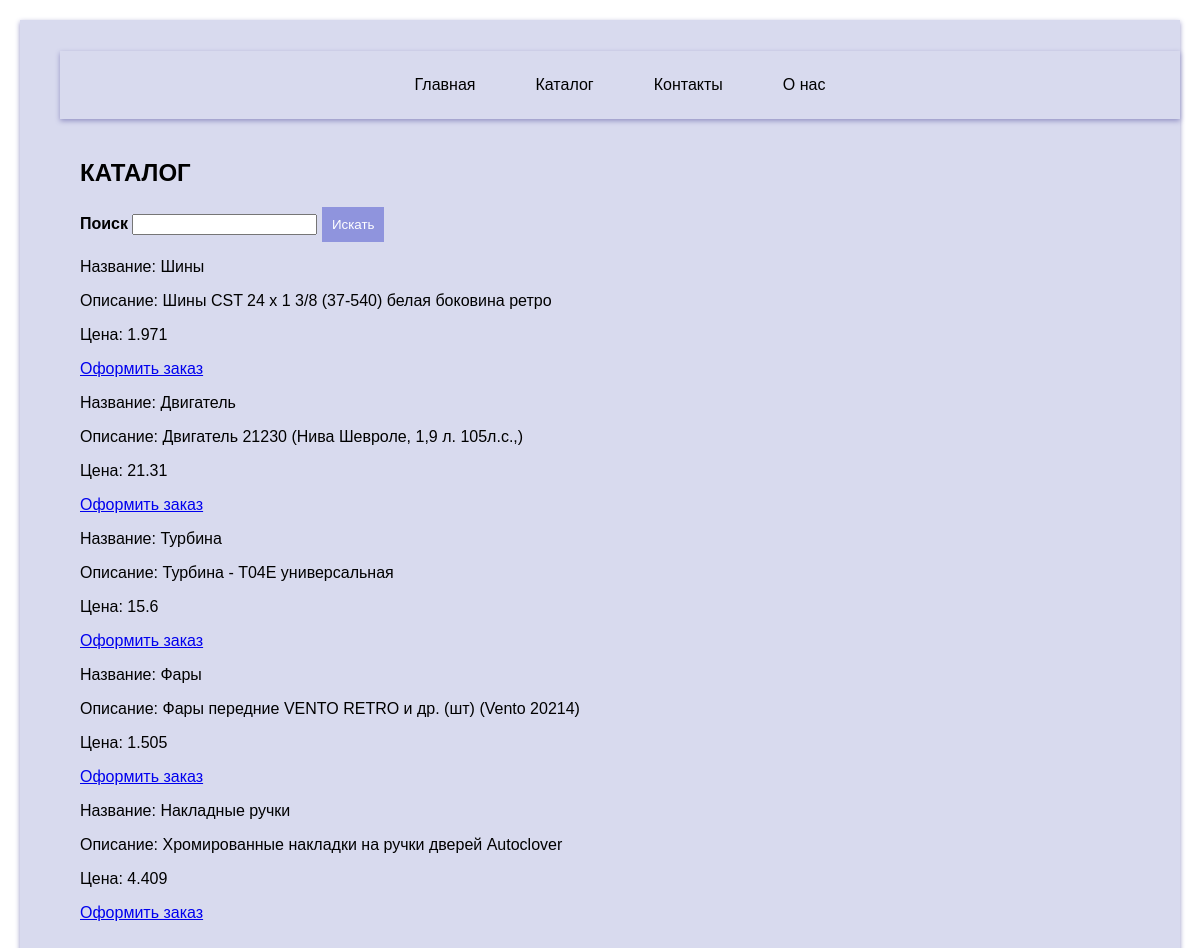
The app's page /catalog/, older data.
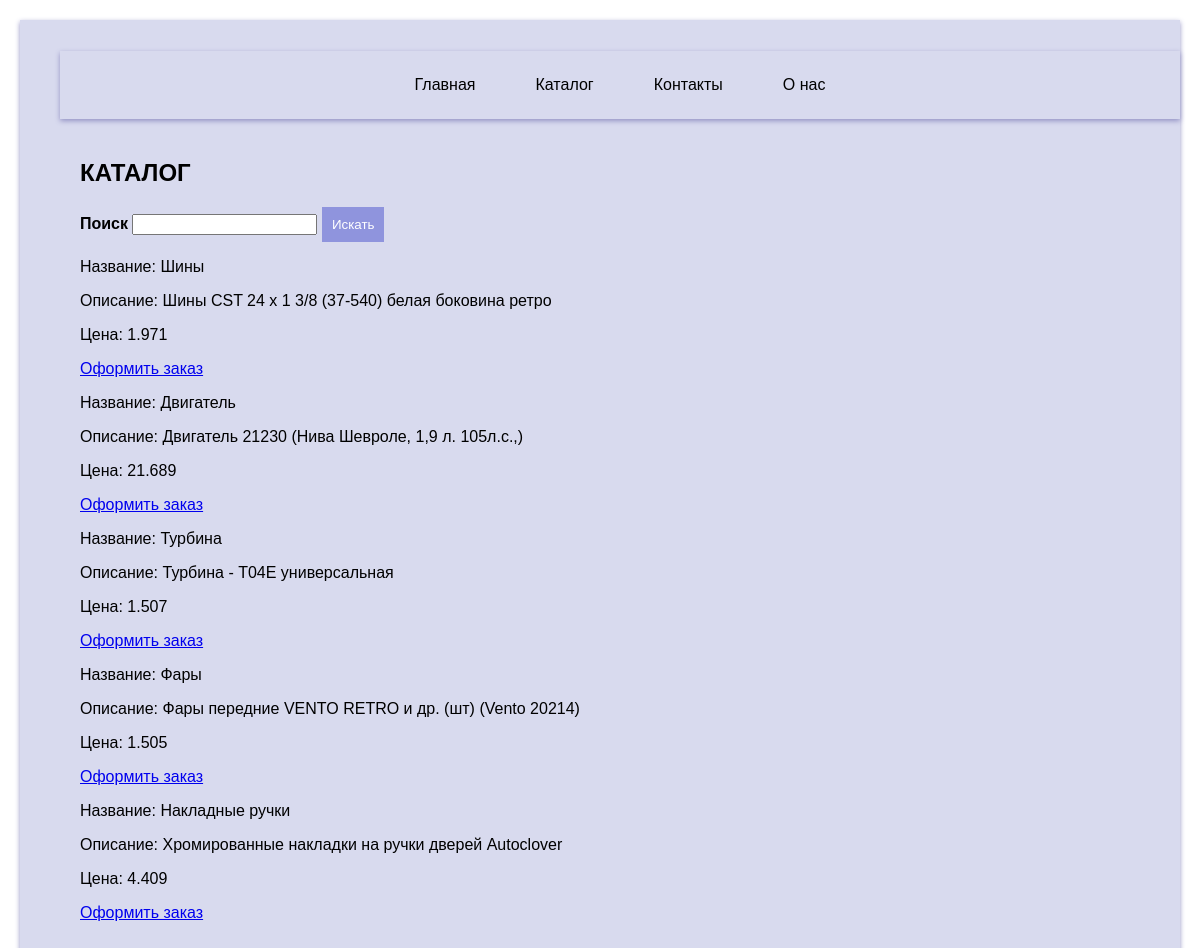
The same page, newer data.
### tables this page shows
CREATE TABLE 'avto' (
	'id'	INTEGER UNIQUE,
	'name'	TEXT,
	'specifications'	TEXT,
	'mane'	INTEGER,
	PRIMARY KEY('id' AUTOINCREMENT)
);

### Main.py (the view)
@app.route('/catalog/')
def catalog():
    coon = sqlite3.connect("database.db")
    tovar = coon.execute('select * from avto').fetchall()
    print(tovar)
    coon.close()
    return render_template('catalog.html', tovar = tovar)

### Templates/catalog.html (shortened to what this page needs)
<!DOCTYPE html>
<html lang="en">
<head>
    <nav>
        <ul>
</head>
<body>
    <nav>
        <div class="nav-container">
            <a href="/" class="nav-link">Главная</a>
            <a href="/catalog" class="nav-link">Каталог</a>
            <a href="/contacts" class="nav-link">Контакты</a>
            <a href="/about" class="nav-link">О нас</a>
        </div>
    </nav>
    <div style="padding: 20px;">
      <h1>КАТАЛОГ</h1>
    <link rel="stylesheet" href="{{ url_for('static', filename='main.css') }}">
    <html>
  <head>
<div class="container">
    <label for="uname"><b>Поиск</b></label>
    <input type="text" name="uname" required>
    <button type="submit">Искать</button>
  </div>
</head>
<body>
</body>
</html>
{% extends 'base.html' %}
{% block content %}
    {% for i in tovar %}
        <p>Название: {{i[1]}}</p>
        <p>Описание: {{i[2]}}</p>
        <p>Цена: {{i[3]}}</p>
        <a href="/add/{{i[0]}}">Оформить заказ</a>
        <br>
    {% endfor %}
{% endblock%}

### Templates/base.html (shortened to what this page needs)
<!DOCTYPE html>
<html lang="en">
<head>
</head>
<body>
    {% block content %}
    {% endblock%}
</body>
</html>

### Static/main.css (style rules this page uses)
body { background-color: rgb(242, 244, 255); font-family: Palatino Linotype, Book Antiqua, Palatino, serif }
body { font-family: Arial, sans-serif; max-width: 1200px; margin: 0 auto; padding: 20px; }
button { background-color: #8f94dd; color: white; padding: 10px; border: none; cursor: pointer; }

### Templates/catalog.html (style rules this page uses)
nav { background-color: #d8daee; padding: 15px 0; width: 100%; box-shadow: 0 2px 5px rgb(148, 147, 197); }
.nav-container { max-width: 1200px; margin: 0 auto; display: flex; justify-content: center; }
.nav-link { color: rgb(0, 0, 0); text-decoration: none; padding: 10px 20px; margin: 0 10px; border-radius: 4px; transition: background-color 0.3s; }

### Templates/base.html (style rules this page uses)
body { background:rgb(255, 255, 255); }

Row changes from the older to the newer data that the page shows:
changed avto "Двигатель": mane "21.31" → "21.689"
changed avto "Турбина": mane "15.6" → "1.507"
